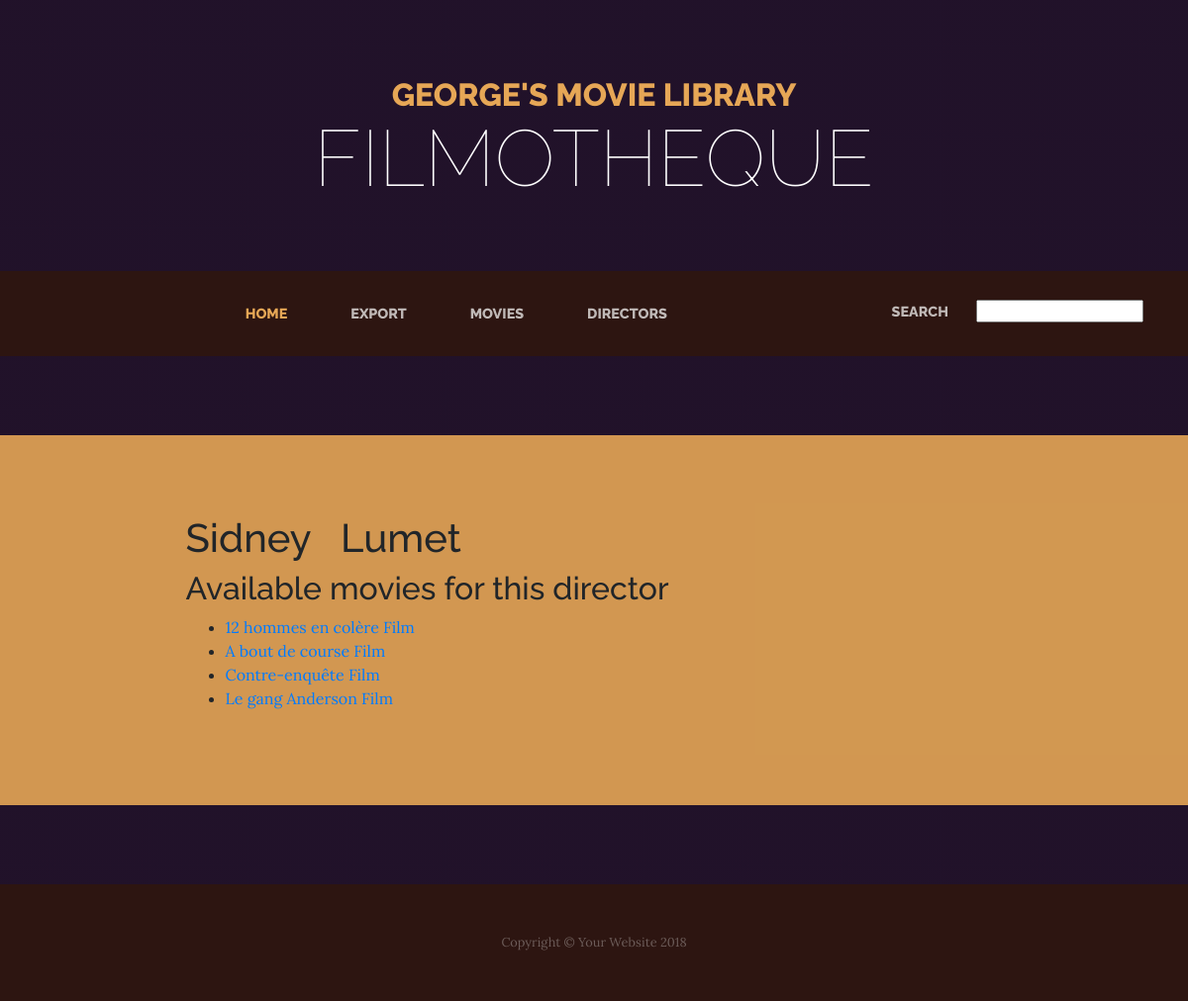
The page /moviedb/director/95 on the database its author committed.
### moviedb/models.py (models this page shows, shortened)
class Director(models.Model):
    first_name=models.CharField(max_length=100)
    last_name=models.CharField(max_length=100)
    class Meta:
        ordering=['last_name','first_name']

class Movie(models.Model):
    director = models.ForeignKey(Director, on_delete=models.CASCADE)
    title=models.CharField(max_length=255)
    comment=models.CharField(max_length=255)
    class Meta:
        ordering=['title']

### moviedb/views.py (the view)
# urls.py: url(r'^director/(?P<director_id>[0-9]+)$', views.director_details, name='director_details'),
def director_details(request,director_id):
    director=Director.objects.get(pk=director_id)
    related_movies=Movie.objects.filter(director=director_id)
    context={'director':director, 'related_movies':related_movies}
    template= 'moviedb/director_details.html'
    return render(request, template, context)

### moviedb/templates/moviedb/director_details.html
{% extends 'moviedb/base.html' %}
{% block content %}
  <h1> {{director.first_name}} &nbsp; {{director.last_name}}</h1>
  <h2> Available movies for this director</h2>
  <ul>
  {% for m in related_movies %}
      <li>
      <a href="{% url 'moviedb:movie_details' movie_id=m.id %}">
        {{m.title}} {{m.comment}}
      </a>
      </li>
  {% endfor %}
{% endblock %}

### rows shown on the page
Director: first_name "Sidney", last_name "Lumet"
Movie: title "12 hommes en colère", comment "Film"
Movie: title "A bout de course", comment "Film"
Movie: title "Contre-enquête", comment "Film"
Movie: title "Le gang Anderson", comment "Film"
